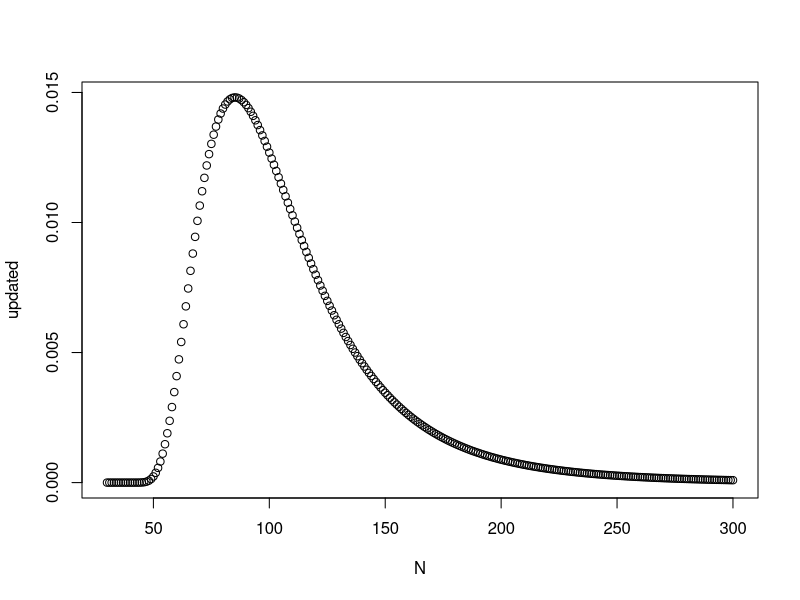

Recreate this plot in R.
# N = c(25, 50, 75, 100, 125, 150, 175, 200)
N = 30:300
p = choose(30,7)*choose(N-30,13)/choose(N,20)

prior = 1/length(N)


pr_e = choose(30,7)*choose(N-30,13)/choose(N,20) * prior

pr_greater_than_0 = pr_e >= 0

pr_e = pr_e * pr_greater_than_0
pr_e = sum(pr_e)

updated = choose(30,7)*choose(N-30,13)/choose(N,20) * prior * 1/pr_e
updated = updated * (updated >= 0)

plot(N, updated)